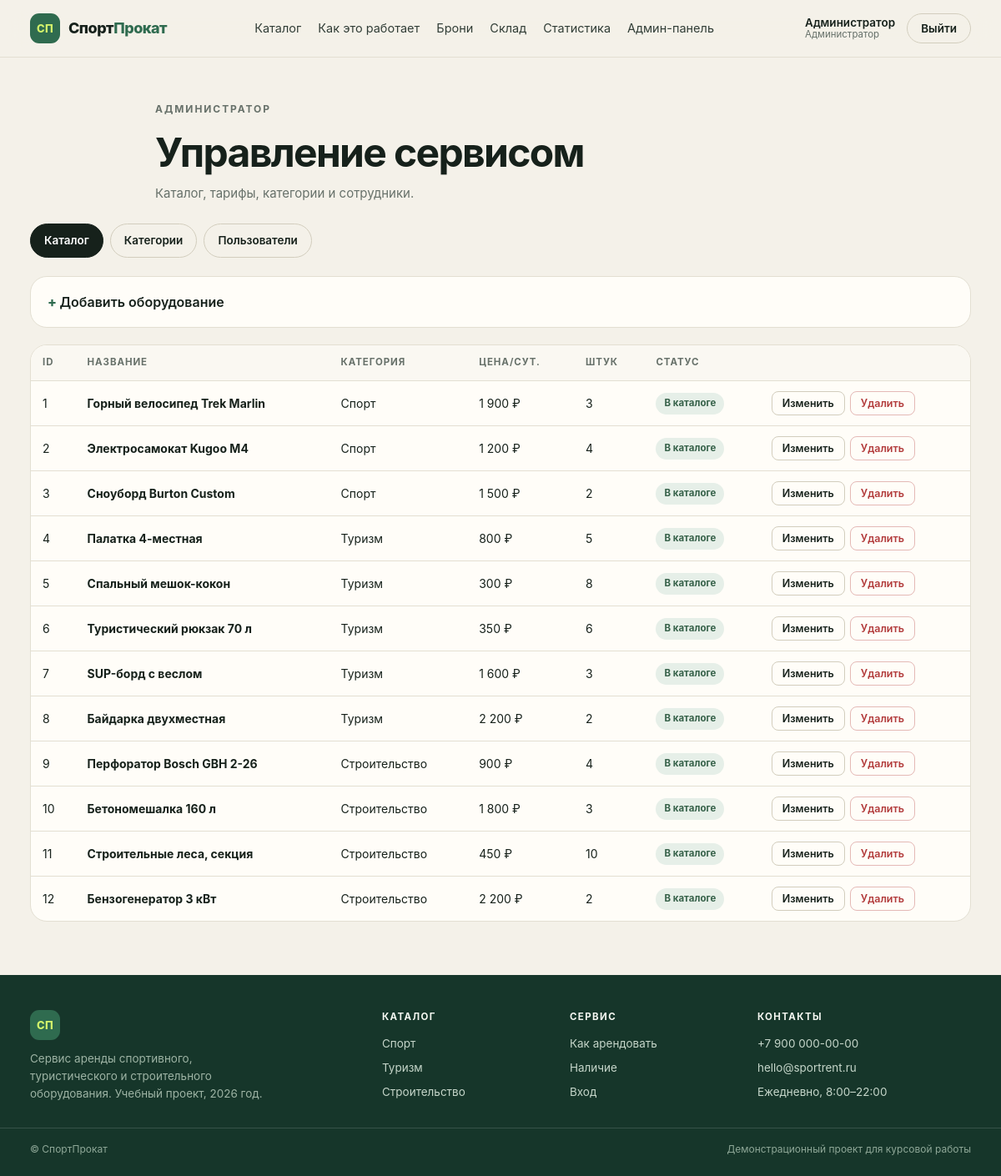
The page /admin (signed in) on the database its author committed.
### tables this page shows
CREATE TABLE users (
    id INTEGER PRIMARY KEY AUTOINCREMENT,
    name TEXT NOT NULL,
    email TEXT NOT NULL UNIQUE,
    phone TEXT NOT NULL DEFAULT '',
    password_hash TEXT NOT NULL,
    role TEXT NOT NULL DEFAULT 'client',
    created_at TEXT NOT NULL DEFAULT CURRENT_TIMESTAMP
);

CREATE TABLE equipment (
    id INTEGER PRIMARY KEY AUTOINCREMENT,
    category_id INTEGER NOT NULL REFERENCES categories(id),
    name TEXT NOT NULL,
    description TEXT NOT NULL DEFAULT '',
    price_per_day INTEGER NOT NULL,
    deposit INTEGER NOT NULL DEFAULT 0,
    qty_total INTEGER NOT NULL DEFAULT 1,
    image TEXT NOT NULL DEFAULT 'box.svg',
    active INTEGER NOT NULL DEFAULT 1,
    created_at TEXT NOT NULL DEFAULT CURRENT_TIMESTAMP
);

CREATE TABLE categories (
    id INTEGER PRIMARY KEY AUTOINCREMENT,
    name TEXT NOT NULL UNIQUE,
    slug TEXT NOT NULL UNIQUE,
    icon TEXT NOT NULL DEFAULT 'box'
);

### main.py (the view)
@app.get('/admin', response_class=HTMLResponse, name='admin')
def admin(request: Request, tab: str='equipment'):
    db = connect()
    require_user(request, db, ('admin',))
    equipment = db.execute('SELECT e.*,c.name category_name FROM equipment e JOIN categories c ON c.id=e.category_id ORDER BY e.id').fetchall()
    categories = db.execute('SELECT c.*,COUNT(e.id) used FROM categories c LEFT JOIN equipment e ON e.category_id=c.id GROUP BY c.id ORDER BY c.id').fetchall()
    users = db.execute('SELECT * FROM users ORDER BY id').fetchall()
    return page(request, db, 'admin.html', tab=tab, equipment=equipment, categories=categories, users=users)

### templates/admin.html (shortened to what this page needs)
{% extends "base.html" %}
{% block content %}
<section class="page-head wrap">
  <p class="kicker kicker--dark">Администратор</p>
  <h1>Управление сервисом</h1>
  <p class="page-head__lead">Каталог, тарифы, категории и сотрудники.</p>
</section>
<section class="wrap">
  <div class="tabs">
    <a class="tab {{ 'is-active' if tab == 'equipment' }}" href="{{ url_for('admin', tab='equipment') }}">Каталог</a>
    <a class="tab {{ 'is-active' if tab == 'categories' }}" href="{{ url_for('admin', tab='categories') }}">Категории</a>
    <a class="tab {{ 'is-active' if tab == 'users' }}" href="{{ url_for('admin', tab='users') }}">Пользователи</a>
  </div>
  {% if tab == 'categories' %}
    <div class="panel">
      <h2>Новая категория</h2>
      <form method="post" action="{{ url_for('admin_category_add') }}" class="inline-form">
        <label class="field"><span>Название</span><input type="text" name="name" required></label>
        <label class="field"><span>Код (латиницей)</span><input type="text" name="slug" pattern="[a-z0-9-]+" required></label>
        <button class="btn btn--primary" type="submit">Добавить</button>
      </form>
    </div>
    <div class="table-wrap">
      <table class="table">
        <thead><tr><th>ID</th><th>Название</th><th>Код</th><th>Позиций</th><th></th></tr></thead>
        <tbody>
          {% for c in categories %}
            <tr>
              <td>{{ c.id }}</td>
              <td><b>{{ c.name }}</b></td>
              <td>{{ c.slug }}</td>
              <td>{{ c.used }}</td>
              <td>
                <form method="post" action="{{ url_for('admin_category_delete', cat_id=c.id) }}"
                      onsubmit="return confirm('Удалить категорию «{{ c.name }}»?')">
                  <button class="btn btn--danger btn--xs" type="submit">Удалить</button>
                </form>
              </td>
            </tr>
          {% endfor %}
        </tbody>
      </table>
    </div>
  {% else %}
    <details class="panel">
      <summary>Добавить оборудование</summary>
    </details>
    <div class="table-wrap">
      <table class="table">
        <thead><tr><th>ID</th><th>Название</th><th>Категория</th><th>Цена/сут.</th><th>Штук</th><th>Статус</th><th></th></tr></thead>
        <tbody>
          {% for e in equipment %}
            <tr>
              <td>{{ e.id }}</td>
              <td><b>{{ e.name }}</b></td>
              <td>{{ e.category_name }}</td>
              <td>{{ e.price_per_day|money }}</td>
              <td>{{ e.qty_total }}</td>
              <td><span class="status status--{{ 'returned' if e.active else 'cancelled' }}">{{ 'В каталоге' if e.active else 'Скрыто' }}</span></td>
              <td>
                <div class="row-actions">
                  <details class="edit">
                    <summary class="btn btn--ghost btn--xs">Изменить</summary>
                  </details>
                  <form method="post" action="{{ url_for('admin_equipment_delete', eq_id=e.id) }}"
                        onsubmit="return confirm('Удалить «{{ e.name }}»?')">
                    <button class="btn btn--danger btn--xs" type="submit">Удалить</button>
                  </form>
                </div>
              </td>
            </tr>
          {% endfor %}
        </tbody>
      </table>
    </div>
  {% endif %}
</section>
{% endblock %}

### templates/base.html (shortened to what this page needs)
<!DOCTYPE html>
<html lang="ru">
<head>
  <link rel="stylesheet" href="{{ url_for('static', path='css/style.css') }}">
</head>
<body>
<header class="head">
  <div class="wrap head__inner">
    <a class="brand" href="{{ url_for('index') }}">
      <span class="brand__mark">СП</span>
      <span class="brand__text">Спорт<em>Прокат</em></span>
    </a>
    <nav class="nav" id="nav" aria-label="Основная навигация">
      <a href="{{ url_for('catalog') }}">Каталог</a>
      <a href="{{ url_for('index') }}#how">Как это работает</a>
      {% if g.user and g.user.role in ('manager', 'admin') %}
        <a href="{{ url_for('manager') }}">Брони</a>
        <a href="{{ url_for('warehouse') }}">Склад</a>
        <a href="{{ url_for('stats') }}">Статистика</a>
      {% endif %}
      {% if g.user and g.user.role == 'admin' %}
        <a href="{{ url_for('admin') }}">Админ-панель</a>
      {% endif %}
    </nav>
    <div class="head__side">
      {% if g.user %}
        <a class="user" href="{{ url_for('account') if g.user.role == 'client' else url_for('manager') }}">
          <span class="user__name">{{ g.user.name }}</span>
          <span class="user__role">{{ roles[g.user.role] }}</span>
        </a>
        <a class="btn btn--ghost btn--sm" href="{{ url_for('logout') }}">Выйти</a>
      {% else %}
        <a class="btn btn--ghost btn--sm" href="{{ url_for('login') }}">Вход</a>
        <a class="btn btn--primary btn--sm" href="{{ url_for('register') }}">Регистрация</a>
      {% endif %}
    </div>
  </div>
</header>
<main class="main">
  {% block content %}{% endblock %}
</main>
<footer class="foot">
  <div class="wrap foot__inner">
    <div class="foot__brand">
      <span class="brand__mark">СП</span>
      <p>Сервис аренды спортивного, туристического и строительного оборудования. Учебный проект, 2026 год.</p>
    </div>
    <div class="foot__col">
      <h4>Каталог</h4>
      <a href="{{ url_for('catalog', category='sport') }}">Спорт</a>
      <a href="{{ url_for('catalog', category='tourism') }}">Туризм</a>
      <a href="{{ url_for('catalog', category='build') }}">Строительство</a>
    </div>
    <div class="foot__col">
      <h4>Сервис</h4>
      <a href="{{ url_for('index') }}#how">Как арендовать</a>
      <a href="{{ url_for('catalog') }}">Наличие</a>
      {% if g.user and g.user.role == 'client' %}
        <a href="{{ url_for('account') }}">Личный кабинет</a>
      {% else %}
        <a href="{{ url_for('login') }}">Вход</a>
      {% endif %}
    </div>
    <div class="foot__col">
      <h4>Контакты</h4>
      <a href="tel:+79000000000">+7 900 000-00-00</a>
      <a href="mailto:hello@sportrent.ru">hello@sportrent.ru</a>
      <span>Ежедневно, 8:00–22:00</span>
    </div>
  </div>
  <div class="wrap foot__bottom">
    <span>© {{ year }} СпортПрокат</span>
    <span>Демонстрационный проект для курсовой работы</span>
  </div>
</footer>
</body>
</html>

### rows shown on the page
users: user.name "Администратор", role "Администратор"
equipment: id "1", name "Горный велосипед Trek Marlin", category_name "Спорт", price_per_day "1 900 ₽", qty_total "3", active "В каталоге"
equipment: id "2", name "Электросамокат Kugoo M4", category_name "Спорт", price_per_day "1 200 ₽", qty_total "4", active "В каталоге"
equipment: id "3", name "Сноуборд Burton Custom", category_name "Спорт", price_per_day "1 500 ₽", qty_total "2", active "В каталоге"
equipment: id "4", name "Палатка 4-местная", category_name "Туризм", price_per_day "800 ₽", qty_total "5", active "В каталоге"
equipment: id "5", name "Спальный мешок-кокон", category_name "Туризм", price_per_day "300 ₽", qty_total "8", active "В каталоге"
equipment: id "6", name "Туристический рюкзак 70 л", category_name "Туризм", price_per_day "350 ₽", qty_total "6", active "В каталоге"
equipment: id "7", name "SUP-борд с веслом", category_name "Туризм", price_per_day "1 600 ₽", qty_total "3", active "В каталоге"
equipment: id "8", name "Байдарка двухместная", category_name "Туризм", price_per_day "2 200 ₽", qty_total "2", active "В каталоге"
equipment: id "9", name "Перфоратор Bosch GBH 2-26", category_name "Строительство", price_per_day "900 ₽", qty_total "4", active "В каталоге"
equipment: id "10", name "Бетономешалка 160 л", category_name "Строительство", price_per_day "1 800 ₽", qty_total "3", active "В каталоге"
equipment: id "11", name "Строительные леса, секция", category_name "Строительство", price_per_day "450 ₽", qty_total "10", active "В каталоге"
equipment: id "12", name "Бензогенератор 3 кВт", category_name "Строительство", price_per_day "2 200 ₽", qty_total "2", active "В каталоге"
